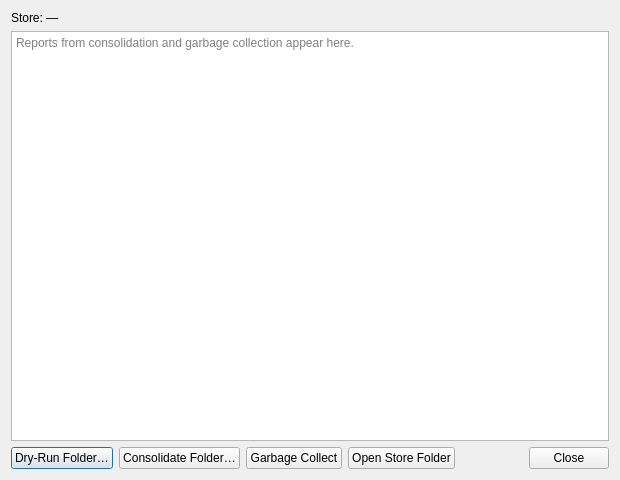
<?xml version="1.0" encoding="UTF-8"?>
<ui version="4.0">
 <class>ModStoreDialog</class>
 <widget class="QDialog" name="ModStoreDialog">
  <property name="geometry">
   <rect>
    <x>0</x>
    <y>0</y>
    <width>620</width>
    <height>480</height>
   </rect>
  </property>
  <property name="windowTitle">
   <string>Mod Store</string>
  </property>
  <layout class="QVBoxLayout" name="verticalLayout">
   <item>
    <widget class="QLabel" name="labelStatus">
     <property name="text">
      <string>Store: —</string>
     </property>
     <property name="wordWrap">
      <bool>true</bool>
     </property>
    </widget>
   </item>
   <item>
    <widget class="QPlainTextEdit" name="textReport">
     <property name="readOnly">
      <bool>true</bool>
     </property>
     <property name="placeholderText">
      <string>Reports from consolidation and garbage collection appear here.</string>
     </property>
    </widget>
   </item>
   <item>
    <layout class="QHBoxLayout" name="horizontalLayout">
     <item>
      <widget class="QPushButton" name="btnDryRun">
       <property name="text">
        <string>Dry-Run Folder…</string>
       </property>
       <property name="toolTip">
        <string>Scan a folder of instances and report how much space consolidation would save, without changing anything.</string>
       </property>
      </widget>
     </item>
     <item>
      <widget class="QPushButton" name="btnConsolidate">
       <property name="text">
        <string>Consolidate Folder…</string>
       </property>
       <property name="toolTip">
        <string>Move the first copy of every unique mod jar into the store and replace all duplicates with hardlinks.</string>
       </property>
      </widget>
     </item>
     <item>
      <widget class="QPushButton" name="btnGC">
       <property name="text">
        <string>Garbage Collect</string>
       </property>
       <property name="toolTip">
        <string>Delete store entries that are no longer referenced by any instance.</string>
       </property>
      </widget>
     </item>
     <item>
      <widget class="QPushButton" name="btnOpenFolder">
       <property name="text">
        <string>Open Store Folder</string>
       </property>
      </widget>
     </item>
     <item>
      <widget class="QDialogButtonBox" name="buttonBox">
       <property name="standardButtons">
        <set>QDialogButtonBox::Close</set>
       </property>
      </widget>
     </item>
    </layout>
   </item>
  </layout>
 </widget>
 <resources/>
 <connections>
  <connection>
   <sender>buttonBox</sender>
   <signal>rejected()</signal>
   <receiver>ModStoreDialog</receiver>
   <slot>reject()</slot>
   <hints>
    <hint type="sourcelabel">
     <x>575</x>
     <y>460</y>
    </hint>
    <hint type="destlabel">
     <x>309</x>
     <y>239</y>
    </hint>
   </hints>
  </connection>
 </connections>
</ui>
